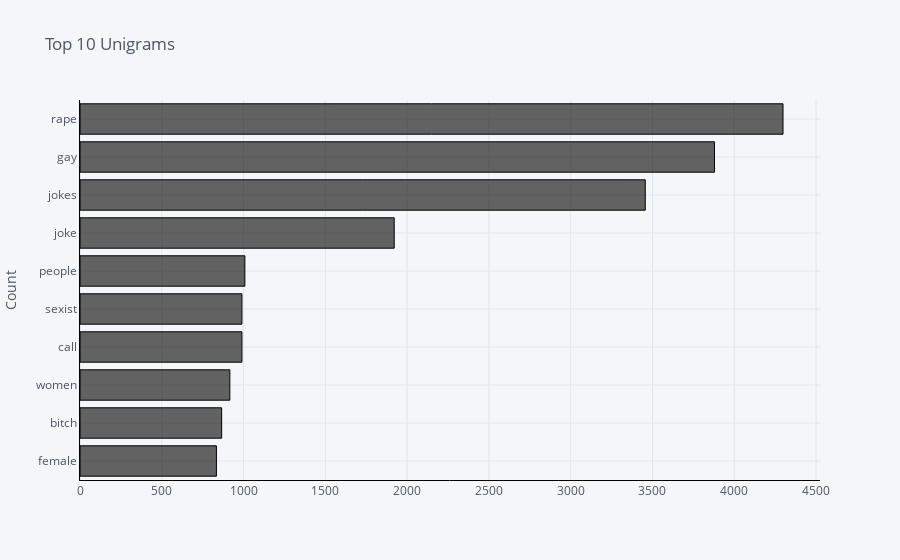
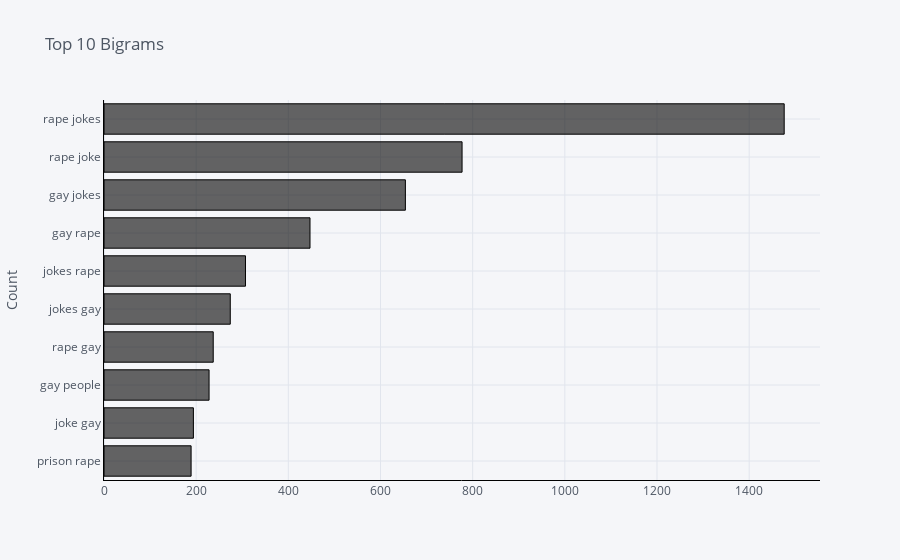

Notebook code for these charts, in order:
### Code cell
# Get the unigrams, single word that appear most 
unigrams_gender = get_highest_gram(text_gender,(1,1),10)

# Get the bigrams, two word that appear most
bigrams_gender = get_highest_gram(text_gender,(2,2),10)

gender_1 = pd.DataFrame(unigrams_gender, columns = ['Text' , 'count'])
gender_1.groupby('Text').sum()['count'].sort_values(ascending=True).iplot(kind='bar', yTitle='Count', linecolor='black',color='black', title='Top 10 Unigrams',orientation='h')

gender_2 = pd.DataFrame(bigrams_gender, columns = ['Text' , 'count'])
gender_2.groupby('Text').sum()['count'].sort_values(ascending=True).iplot(kind='bar', yTitle='Count', linecolor='black',color='black', title='Top 10 Bigrams',orientation='h')

### Figure 1 — Plotly figure (JSON) as saved in the notebook; plotly's stock layout.template omitted (floating-point values rounded to 4 significant figures)
{"data": [{"marker": {"color": "rgba(0, 0, 0, 0.6)", "line": {"color": "rgba(0, 0, 0, 1.0)", "width": 1}}, "name": "count", "orientation": "h", "text": "", "type": "bar", "x": [834, 866, 916, 990, 990, 1008, 1921, 3456, 3879, 4298], "y": ["female", "bitch", "women", "call", "sexist", "people", "joke", "jokes", "gay", "rape"]}], "layout": {"legend": {"bgcolor": "#F5F6F9", "font": {"color": "#4D5663"}}, "paper_bgcolor": "#F5F6F9", "plot_bgcolor": "#F5F6F9", "title": {"font": {"color": "#4D5663"}, "text": "Top 10 Unigrams"}, "xaxis": {"gridcolor": "#E1E5ED", "linecolor": "black", "showgrid": true, "tickfont": {"color": "#4D5663"}, "title": {"font": {"color": "#4D5663"}, "text": ""}, "zerolinecolor": "#E1E5ED"}, "yaxis": {"gridcolor": "#E1E5ED", "linecolor": "black", "showgrid": true, "tickfont": {"color": "#4D5663"}, "title": {"font": {"color": "#4D5663"}, "text": "Count"}, "zerolinecolor": "#E1E5ED"}}}

### Figure 2 — Plotly figure (JSON) as saved in the notebook; plotly's stock layout.template omitted (floating-point values rounded to 4 significant figures)
{"data": [{"marker": {"color": "rgba(0, 0, 0, 0.6)", "line": {"color": "rgba(0, 0, 0, 1.0)", "width": 1}}, "name": "count", "orientation": "h", "text": "", "type": "bar", "x": [189, 194, 228, 237, 274, 307, 447, 654, 777, 1476], "y": ["prison rape", "joke gay", "gay people", "rape gay", "jokes gay", "jokes rape", "gay rape", "gay jokes", "rape joke", "rape jokes"]}], "layout": {"legend": {"bgcolor": "#F5F6F9", "font": {"color": "#4D5663"}}, "paper_bgcolor": "#F5F6F9", "plot_bgcolor": "#F5F6F9", "title": {"font": {"color": "#4D5663"}, "text": "Top 10 Bigrams"}, "xaxis": {"gridcolor": "#E1E5ED", "linecolor": "black", "showgrid": true, "tickfont": {"color": "#4D5663"}, "title": {"font": {"color": "#4D5663"}, "text": ""}, "zerolinecolor": "#E1E5ED"}, "yaxis": {"gridcolor": "#E1E5ED", "linecolor": "black", "showgrid": true, "tickfont": {"color": "#4D5663"}, "title": {"font": {"color": "#4D5663"}, "text": "Count"}, "zerolinecolor": "#E1E5ED"}}}
